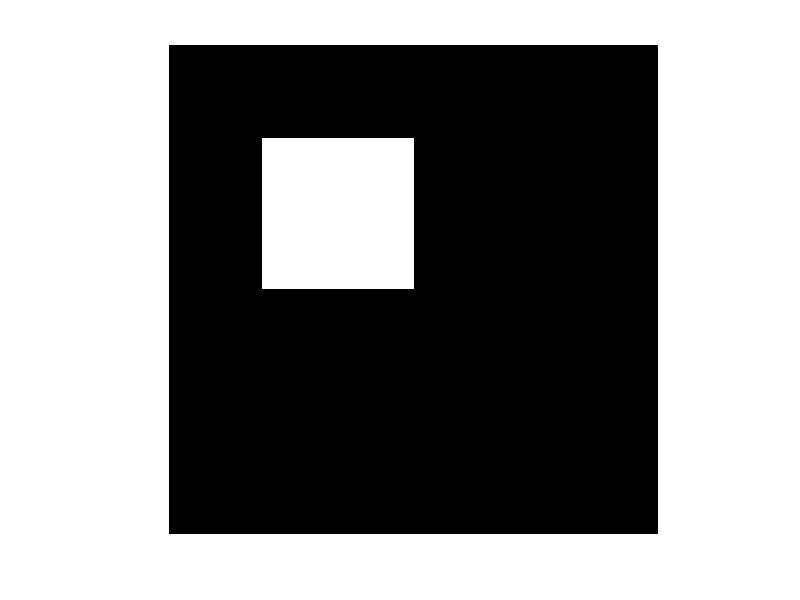
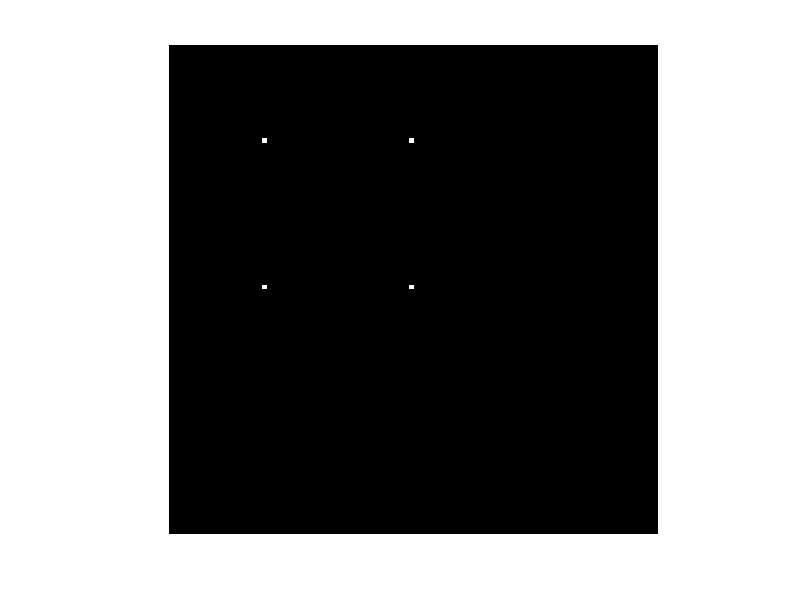

MATLAB code for these plots, in order:
close;
clear;
Im= zeros(100,100,'uint8');
Im(20:50,20:50)= 255;
%Im = checkerboard*255;
figure;
imshow(Im);
%filtro
fx = [-1 0 1; -1 0 1; -1 0 1];
fy = fx';
%derivadas
ix = conv2(Im,fx,'same');
iy = conv2(Im,fy,'same');
%cuadrados de derivadas
ix2 = ix.^2;
iy2 = iy.^2;
ixy = ix.*iy;
%filtro suavizador
fsp = ones(3)/9;
%aplicación de filtro usavizador
sx2 = conv2(ix2,fsp, 'same');
sy2 = conv2(iy2,fsp, 'same');
sxy = conv2(ixy,fsp, 'same');

%sacar determinante de la imagen
k = 0.04;
trace = sx2.*sy2;
det= trace-sxy.^2;
R = det - k.*trace.^2;
R = abs(R)
%sacar umbral
m = max(R(:))

%tamaño de la imagen
[f,c] = size(Im);

%elimina valores menores al umbral
for i=1:f
    for j=1:c
        if R(i,j) < 1/100*m
            R(i,j) = 0;
        end
    end
end
%supresion de valores no maximos
%img = zeros(f+2,c+2);
%img(2:f+1,2:c+1)=R;
img = R
[f,c]=size(img);
for i=2:f-1
  for j=2:c-1
    %supresion de no maximos locales
    if max([img(i-1,j-1),img(i-1,j), img(i-1, j+1), img(i, j-1), img(i,j), img(i,j+1), img(i+1,j-1), img(i+1, j), img(i+1, j+1)]) > img(i,j)
      img(i,j)=0;
    end
  end
end
%im = img(2:end-1,2:end-1);
im = img
figure;
imshow(im)